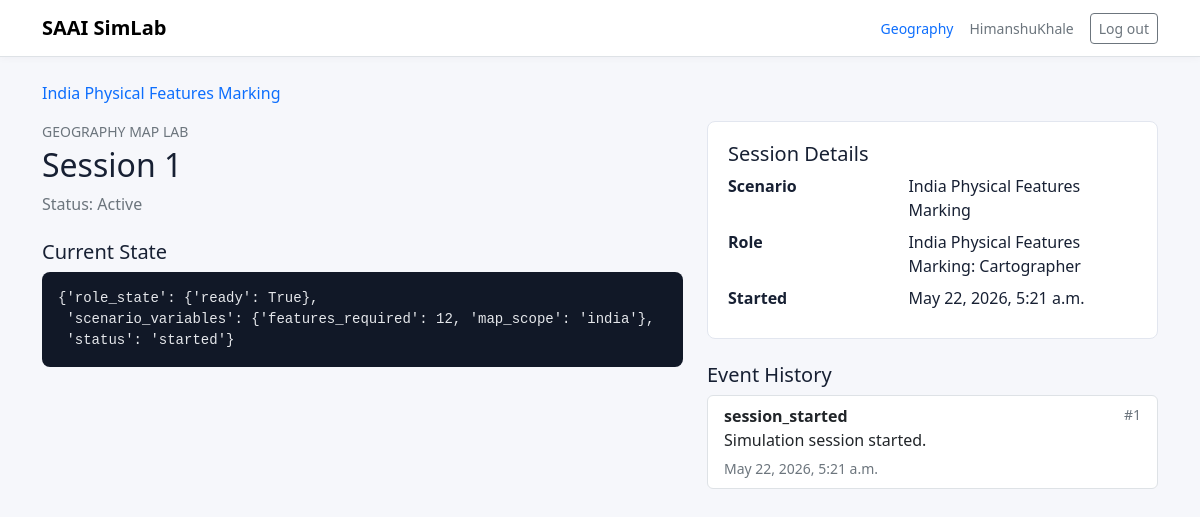
Screenshot of /sessions/1/ (signed in) with the database file from the repository.
### simulations/models.py (models this page shows, shortened)
class TimestampedModel(models.Model):
    created_at = models.DateTimeField(auto_now_add=True)
    updated_at = models.DateTimeField(auto_now=True)
    class Meta:
        abstract = True

class SimulationSession(TimestampedModel):
    class Status(models.TextChoices):
        ACTIVE = 'active', 'Active'
        PAUSED = 'paused', 'Paused'
        COMPLETED = 'completed', 'Completed'
        ARCHIVED = 'archived', 'Archived'
    simulation_type = models.ForeignKey(
        SimulationType,
        on_delete=models.PROTECT,
        related_name='sessions',
    )
    scenario = models.ForeignKey(Scenario, on_delete=models.PROTECT, related_name='sessions')
    user = models.ForeignKey(
        settings.AUTH_USER_MODEL,
        on_delete=models.CASCADE,
        related_name='simulation_sessions',
    )
    selected_role = models.ForeignKey(
        Role,
        on_delete=models.SET_NULL,
        blank=True,
        null=True,
        related_name='sessions',
    )
    status = models.CharField(max_length=20, choices=Status.choices, default=Status.ACTIVE)
    current_state = models.JSONField(default=dict, blank=True)
    started_at = models.DateTimeField(auto_now_add=True)
    ended_at = models.DateTimeField(blank=True, null=True)
    class Meta:
        ordering = ['-started_at']

class Scenario(TimestampedModel):
    simulation_type = models.ForeignKey(
        SimulationType,
        on_delete=models.PROTECT,
        related_name='scenarios',
    )
    title = models.CharField(max_length=180)
    slug = models.SlugField(max_length=200)
    summary = models.CharField(max_length=255, blank=True)
    description = models.TextField(blank=True)
    difficulty = models.CharField(max_length=50, blank=True)
    estimated_minutes = models.PositiveIntegerField(default=45)
    objectives = models.JSONField(default=list, blank=True)
    variables = models.JSONField(default=dict, blank=True)
    published = models.BooleanField(default=False)
    class Meta:
        ordering = ['simulation_type__order', 'title']
        constraints = [
            models.UniqueConstraint(
                fields=['simulation_type', 'slug'],
                name='unique_scenario_slug_per_simulation_type',
            )
        ]
    def __str__(self):
        return self.title
    def get_absolute_url(self):
        return reverse(
            'scenario_detail',
            kwargs={
                'simulation_type_slug': self.simulation_type.slug,
                'scenario_slug': self.slug,
            },
        )

class SimulationType(TimestampedModel):
    name = models.CharField(max_length=120, unique=True)
    slug = models.SlugField(max_length=140, unique=True)
    description = models.TextField(blank=True)
    icon = models.CharField(max_length=64, blank=True)
    published = models.BooleanField(default=False)
    order = models.PositiveIntegerField(default=0)
    configuration = models.JSONField(default=dict, blank=True)
    class Meta:
        ordering = ['order', 'name']

class Role(TimestampedModel):
    scenario = models.ForeignKey(Scenario, on_delete=models.CASCADE, related_name='roles')
    name = models.CharField(max_length=120)
    slug = models.SlugField(max_length=140)
    description = models.TextField(blank=True)
    objectives = models.JSONField(default=list, blank=True)
    initial_state = models.JSONField(default=dict, blank=True)
    max_players = models.PositiveIntegerField(default=1)
    class Meta:
        ordering = ['scenario', 'name']
        constraints = [
            models.UniqueConstraint(
                fields=['scenario', 'slug'],
                name='unique_role_slug_per_scenario',
            )
        ]
    def __str__(self):
        return f'{self.scenario}: {self.name}'

class SimulationEvent(models.Model):
    session = models.ForeignKey(
        SimulationSession,
        on_delete=models.CASCADE,
        related_name='events',
    )
    sequence = models.PositiveIntegerField(default=0)
    event_type = models.CharField(max_length=80)
    actor_role = models.ForeignKey(
        Role,
        on_delete=models.SET_NULL,
        blank=True,
        null=True,
        related_name='events',
    )
    actor_character = models.ForeignKey(
        Character,
        on_delete=models.SET_NULL,
        blank=True,
        null=True,
        related_name='events',
    )
    message = models.TextField(blank=True)
    payload = models.JSONField(default=dict, blank=True)
    created_at = models.DateTimeField(auto_now_add=True)
    class Meta:
        ordering = ['session', 'sequence', 'created_at']
        constraints = [
            models.UniqueConstraint(
                fields=['session', 'sequence'],
                name='unique_event_sequence_per_session',
            )
        ]

### simulations/views.py (the view)
# urls.py: path('sessions/<int:session_id>/', views.session_detail, name='session_detail'),
@login_required
def session_detail(request, session_id):
    session = get_object_or_404(
        SimulationSession.objects.select_related(
            'scenario',
            'simulation_type',
            'selected_role',
            'user',
        ).prefetch_related('events'),
        pk=session_id,
    )
    if session.user != request.user and not request.user.is_staff:
        raise PermissionDenied
    return render(request, 'simulations/session_detail.html', {'session': session})

### templates/simulations/session_detail.html (shortened to what this page needs)
{% extends "base.html" %}
{% block content %}
  <nav class="mb-3">
    <a href="{{ session.scenario.get_absolute_url }}" class="text-decoration-none">{{ session.scenario.title }}</a>
  </nav>
  <div class="row g-4">
    <section class="col-lg-7">
      <p class="text-uppercase text-secondary small mb-1">{{ session.simulation_type.name }}</p>
      <h1 class="h2">Session {{ session.id }}</h1>
      <p class="text-secondary">Status: {{ session.get_status_display }}</p>
      <h2 class="h5 mt-4">Current State</h2>
      <pre class="json-panel">{{ session.current_state|pprint }}</pre>
    </section>
    <aside class="col-lg-5">
      <div class="side-panel">
        <h2 class="h5">Session Details</h2>
        <dl class="row mb-0">
          <dt class="col-5">Scenario</dt>
          <dd class="col-7">{{ session.scenario.title }}</dd>
          <dt class="col-5">Role</dt>
          <dd class="col-7">{{ session.selected_role|default:"None" }}</dd>
          <dt class="col-5">Started</dt>
          <dd class="col-7">{{ session.started_at }}</dd>
        </dl>
      </div>
      <h2 class="h5 mt-4">Event History</h2>
      <div class="list-group">
        {% for event in session.events.all %}
          <div class="list-group-item">
            <div class="d-flex justify-content-between">
              <strong>{{ event.event_type }}</strong>
              <span class="text-secondary small">#{{ event.sequence }}</span>
            </div>
            <p class="mb-1">{{ event.message }}</p>
            <small class="text-secondary">{{ event.created_at }}</small>
          </div>
        {% empty %}
          <div class="list-group-item text-secondary">No events recorded yet.</div>
        {% endfor %}
      </div>
    </aside>
  </div>
{% endblock %}

### templates/base.html (shortened to what this page needs)
{% load static %}
<!doctype html>
<html lang="en">
<head>
  <link href="https://cdn.jsdelivr.net/npm/bootstrap@5.3.3/dist/css/bootstrap.min.css" rel="stylesheet">
  <link rel="stylesheet" href="{% static 'css/site.css' %}">
</head>
<body>
  <nav class="navbar navbar-expand-lg border-bottom bg-white">
    <div class="container">
      <a class="navbar-brand fw-semibold" href="{% url 'dashboard' %}">SAAI SimLab</a>
      <div class="d-flex gap-3 align-items-center">
        <a class="small text-decoration-none" href="{% url 'geography:dashboard' %}">Geography</a>
        {% if user.is_authenticated %}
          <span class="text-secondary small">{{ user.username }}</span>
          <form action="{% url 'logout' %}" method="post">
            <button class="btn btn-sm btn-outline-secondary" type="submit">Log out</button>
          </form>
        {% else %}
          <a class="btn btn-sm btn-primary" href="{% url 'login' %}">Log in</a>
        {% endif %}
      </div>
    </div>
  </nav>
  <main class="container py-4">
    {% block content %}{% endblock %}
  </main>
</body>
</html>

### static/css/site.css (style rules this page uses)
body { background: #f6f7fb; color: #172033; }
.navbar { box-shadow: 0 1px 8px rgba(23, 32, 51, 0.04); }
.lab-card, .side-panel, .auth-panel, .empty-panel { background: #ffffff; border: 1px solid #e2e6ef; border-radius: 8px; padding: 1.25rem; }
.json-panel { background: #111827; color: #e5e7eb; border-radius: 8px; padding: 1rem; overflow: auto; }

### rows the page displays
SimulationSession: scenario "India Physical Features Marking", simulation_type.name "GEOGRAPHY MAP LAB", id "1", status "Active", current_state|pprint "{'role_state': {'ready': True}, 'scenario_variables': {'features_required': 12, 'map_scope': 'india'}, 'status': 'started'}", selected_role "India Physical Features Marking: Cartographer", started_at "May 22, 2026, 5:21 a.m."
SimulationEvent: event_type "session_started", sequence "1", message "Simulation session started.", created_at "May 22, 2026, 5:21 a.m."

### other values shown
{{ user.username }} "HimanshuKhale"
